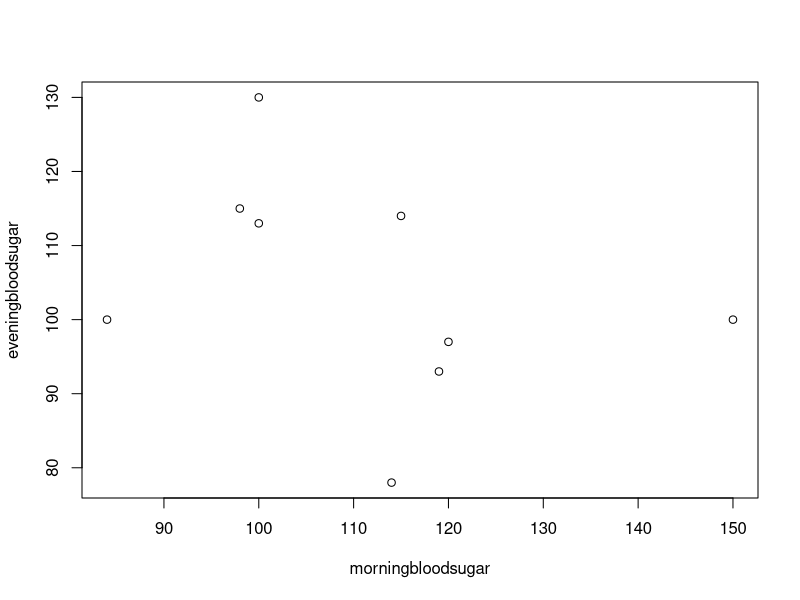

Write R code to recreate this figure. (Note: this script raises an error after producing the figure.)
## Hollander & Wolfe (1973), p. 187f.
## Assessment of tuna quality.  We compare the Hunter L measure of
##  lightness to the averages of consumer panel scores (recoded as
##  integer values from 1 to 6 and averaged over 80 such values) in
##  9 lots of canned tuna.

morningbloodsugar <- c(100, 98, 115, 100, 84, 114, 119, 120, 150) #blood sugar levels morning 
eveningbloodsugar <- c( 113,  115,  114,  130,  100,  78,  93,  97,  100) #bloog sugar levels in evening

#1 is there a linear relationship between these two sets of data ? 
plot(morningbloodsugar, eveningbloodsugar)
# FAILED - visually, does not appear to be a linear relationship between morning and evening bloog sugar

#2 normal distrubrition 
morningBSmean <- mean(morningbloodsugar)
morningBSsd = sd(morningbloodsugar)

eveningBSmean <- mean(eveningbloodsugar)
eveningBSsd = sd(eveningbloodsugar)
# MAYBE PASSED - MEANS are larger then the SD's 

# Homogeneity of Variance 
bartlett.test(eveningbloodsugar ~ morningbloodsugar)

# FAILED homogeneity of variance 

# -> next steps -> performing a NON-PARAMETRIC Correlation Test 
# Pearson - OUT 
# Spearman / Kendell to chooses from 

spearmanOutput = cor.test(morningbloodsugar, eveningbloodsugar,
         method = c("spearman"),
         conf.level = 0.95)




##  The alternative hypothesis of interest is that the
##  Hunter L value is positively associated with the panel score.

cor.test(x, y, method = "kendall", alternative = "greater")
## => p=0.05972

cor.test(x, y, method = "kendall", alternative = "greater",
         exact = FALSE) # using large sample approximation
## => p=0.04765

## Compare this to
cor.test(x, y, method = "spearm", alternative = "g")
cor.test(x, y,                    alternative = "g")

## Formula interface.
require(graphics)
pairs(USJudgeRatings)
cor.test(~ CONT + INTG, data = USJudgeRatings)